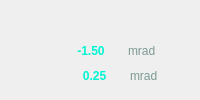
           <widget class="QWidget" name="widget_4" native="true">
            <layout class="QVBoxLayout" name="verticalLayout_22">
             <property name="spacing">
              <number>0</number>
             </property>
             <property name="leftMargin">
              <number>0</number>
             </property>
             <property name="topMargin">
              <number>0</number>
             </property>
             <property name="rightMargin">
              <number>0</number>
             </property>
             <property name="bottomMargin">
              <number>0</number>
             </property>
             <item>
              <widget class="QFrame" name="frame">
               <layout class="QGridLayout" name="gridLayout_4" rowstretch="3,2,2" rowminimumheight="3,1,1">
                <property name="spacing">
                 <number>0</number>
                </property>
                <item row="1" column="0">
                 <widget class="QWidget" name="widget_13" native="true">
                  <layout class="QHBoxLayout" name="horizontalLayout_9">
                   <property name="spacing">
                    <number>5</number>
                   </property>
                   <property name="leftMargin">
                    <number>0</number>
                   </property>
                   <property name="topMargin">
                    <number>0</number>
                   </property>
                   <property name="rightMargin">
                    <number>0</number>
                   </property>
                   <property name="bottomMargin">
                    <number>0</number>
                   </property>
                   <item>
                    <widget class="QLabel" name="label_113">
                     <property name="sizePolicy">
                      <sizepolicy hsizetype="Fixed" vsizetype="Fixed">
                       <horstretch>0</horstretch>
                       <verstretch>0</verstretch>
                      </sizepolicy>
                     </property>
                     <property name="minimumSize">
                      <size>
                       <width>45</width>
                       <height>0</height>
                      </size>
                     </property>
                     <property name="styleSheet">
                      <string notr="true">image: url(:/new/headerImages/Header_Images/pan_2.png);</string>
                     </property>
                     <property name="text">
                      <string/>
                     </property>
                     <property name="alignment">
                      <set>Qt::AlignCenter</set>
                     </property>
                    </widget>
                   </item>
                   <item>
                    <widget class="QLabel" name="label_114">
                     <property name="font">
                      <font>
                       <weight>75</weight>
                       <bold>true</bold>
                      </font>
                     </property>
                     <property name="styleSheet">
                      <string notr="true">color: rgb(0, 245, 210);</string>
                     </property>
                     <property name="text">
                      <string>-1.50</string>
                     </property>
                     <property name="alignment">
                      <set>Qt::AlignCenter</set>
                     </property>
                    </widget>
                   </item>
                   <item>
                    <widget class="QLabel" name="label_115">
                     <property name="styleSheet">
                      <string notr="true">color: rgb(123, 154, 147);</string>
                     </property>
                     <property name="text">
                      <string>mrad</string>
                     </property>
                    </widget>
                   </item>
                  </layout>
                 </widget>
                </item>
                <item row="0" column="0">
                 <widget class="QLabel" name="label_112">
                  <property name="styleSheet">
                   <string notr="true">image: url(:/new/headerImages/Header_Images/b1.png);</string>
                  </property>
                  <property name="text">
                   <string/>
                  </property>
                 </widget>
                </item>
                <item row="2" column="0">
                 <widget class="QWidget" name="widget_14" native="true">
                  <layout class="QHBoxLayout" name="horizontalLayout_10">
                   <property name="spacing">
                    <number>5</number>
                   </property>
                   <property name="leftMargin">
                    <number>0</number>
                   </property>
                   <property name="topMargin">
                    <number>0</number>
                   </property>
                   <property name="rightMargin">
                    <number>0</number>
                   </property>
                   <property name="bottomMargin">
                    <number>0</number>
                   </property>
                   <item>
                    <widget class="QLabel" name="label_116">
                     <property name="sizePolicy">
                      <sizepolicy hsizetype="Fixed" vsizetype="Fixed">
                       <horstretch>0</horstretch>
                       <verstretch>0</verstretch>
                      </sizepolicy>
                     </property>
                     <property name="minimumSize">
                      <size>
                       <width>50</width>
                       <height>30</height>
                      </size>
                     </property>
                     <property name="styleSheet">
                      <string notr="true">image: url(:/new/headerImages/Header_Images/tilt_2.png);</string>
                     </property>
                     <property name="text">
                      <string/>
                     </property>
                    </widget>
                   </item>
                   <item>
                    <widget class="QLabel" name="label_117">
                     <property name="font">
                      <font>
                       <weight>75</weight>
                       <bold>true</bold>
                      </font>
                     </property>
                     <property name="styleSheet">
                      <string notr="true">color: rgb(0, 245, 210);</string>
                     </property>
                     <property name="text">
                      <string>0.25</string>
                     </property>
                     <property name="alignment">
                      <set>Qt::AlignCenter</set>
                     </property>
                    </widget>
                   </item>
                   <item>
                    <widget class="QLabel" name="label_118">
                     <property name="styleSheet">
                      <string notr="true">color: rgb(123, 154, 147);</string>
                     </property>
                     <property name="text">
                      <string>mrad</string>
                     </property>
                    </widget>
                   </item>
                  </layout>
                 </widget>
                </item>
               </layout>
              </widget>
             </item>
            </layout>
           </widget>
